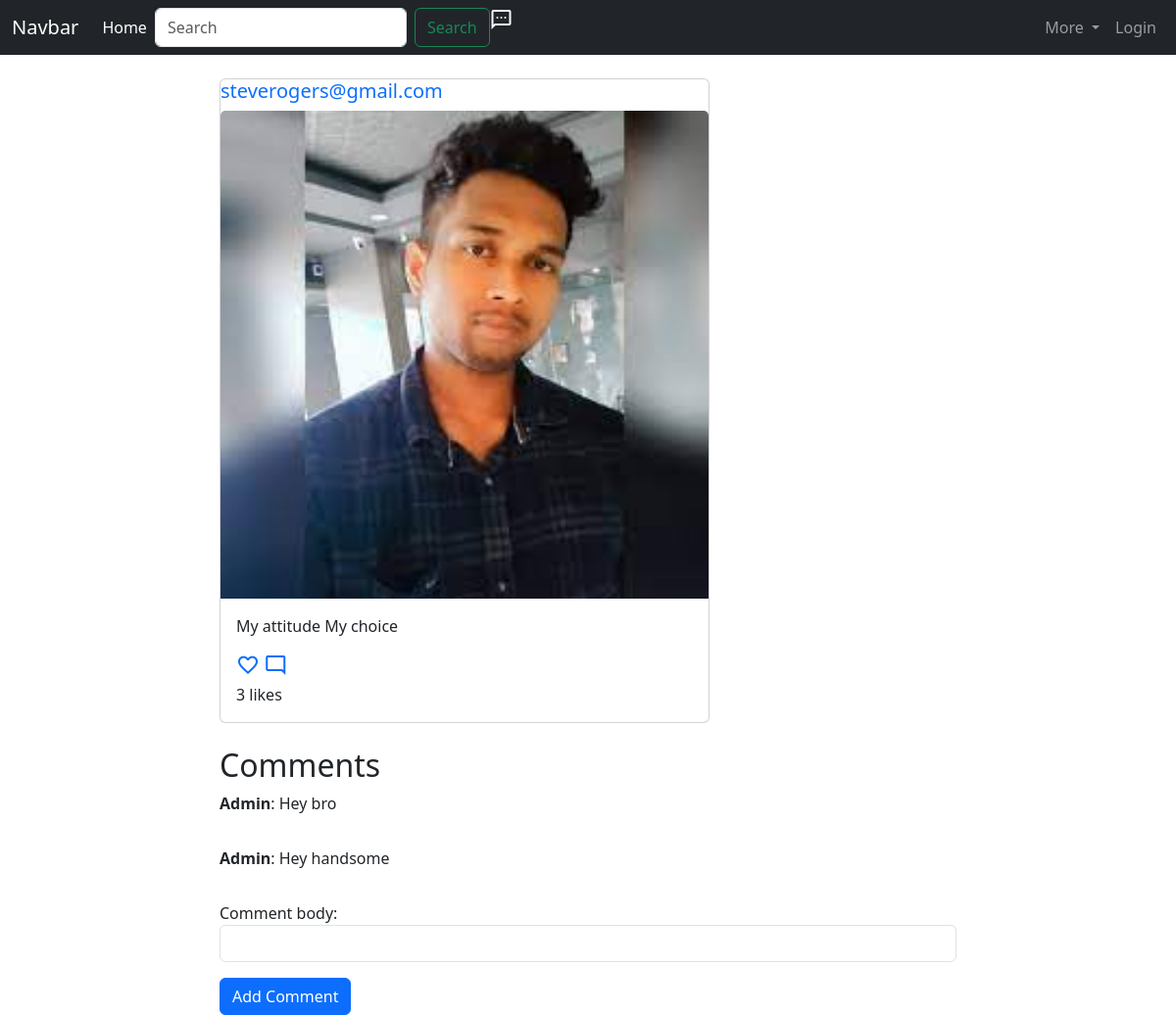
/post/1, run on the app's committed database.
### base/models.py (models this page shows, shortened)
class Post(models.Model):
    picture = models.ImageField(null=True, blank=True)
    posted_by = models.ForeignKey(CustomUser, on_delete=models.CASCADE, related_name='posts')
    caption = models.CharField(max_length=100, blank=True, null=True)
    created_at = models.DateTimeField(auto_now_add=True)
    no_of_likes = models.ManyToManyField(CustomUser, related_name="postlikes", blank=True)
    @property
    def ImageURL(self):
        try:
            url = self.picture.url
        except:
            url = ''
        return url

class CustomUser(AbstractUser):
    username = models.CharField(max_length=50, blank=True, null=True)
    email = models.EmailField(_("email address"), unique=True)
    profile_photo = models.ImageField(blank=True, null=True)
    bio = models.TextField(max_length=500, blank=True)
    USERNAME_FIELD = "email"
    REQUIRED_FIELDS = []
    objects = CustomUserManager()
    def __str__(self):
        return self.email

class Comment(models.Model):
    commenter = models.ForeignKey(CustomUser, on_delete=models.CASCADE, related_name='comments')
    post = models.ForeignKey(Post, on_delete=models.CASCADE, related_name='comments')
    comment_body = models.CharField(max_length=50, null=True, blank=True)
    created_at = models.DateTimeField(auto_now_add=True)

### base/views.py (the view)
# urls.py: path("post/<int:pk>",views.view_post, name="view_post"),
def view_post(request, pk):
    post = Post.objects.get(id=pk)
    user = request.user
    if request.method == 'POST':
        form = CommentForm(request.POST)
        if form.is_valid():
            comment = form.save(commit=False)
            comment.post = post
            comment.commenter = user
            comment.save()
            return redirect('view_post', pk=pk)
    else:
        form = CommentForm()
    return render(request, 'post.html', {'post':post, 'form':form })

### base/forms.py
class CommentForm(forms.ModelForm):
    class Meta:
        model = Comment
        fields = ('comment_body',)
        widgets = {
            'comment_body': forms.TextInput(attrs={'class': 'form-control'}),
        }

### base/templates/post.html (shortened to what this page needs)
{% extends 'base.html' %}
{% block content %}
{% if post %}
<div class="container">
  <div class="row">
    <div class="col-md-6">
      <div class="card mb-4" style="max-width: 500px">
        <h5 class="card-title">
          <a
            href="{% url 'user_profile' post.posted_by.id %}"
            style="text-decoration: none"
            >{{post.posted_by}}</a
          >
        </h5>
        <img
          src="{{ post.ImageURL }}"
          class="card-img-top"
          alt="Post Image"
          style="max-width: 100%; height: auto"
        />
        <div class="card-body">
          <p class="card-text">{{post.caption}}</p>
          <span class="material-symbols-outlined">
            <form id="likeForm{{ post.id }}" action="{% url 'like_post' post.id %}" method="POST">
              <a href="#" onclick="toggleLike(event, '{{ post.id }}');" data-post-id="{{ post.id }}" class="like-button">favorite</a>
            </form>
          </span>
          <span class="material-symbols-outlined">
            <a href="#">mode_comment</a> </span
          ><br />
          <p class="card-text">{{post.no_of_likes.count}} likes</p>
        </div>
      </div>
    </div>
    <h2>Comments</h2>
    {% for comment in post.comments.all %}
    <p>
      <strong>{{ comment.commenter.username }}</strong>: {{ comment.comment_body }}
    </p>
    {% empty %}
    <p>No comments yet.</p>
    {% endfor %}
    <form method="post" action="{% url 'view_post' post.id %}">
        {{ form.as_p }}
      <button type="submit" class="btn btn-primary">Add Comment</button>
    </form>
  </div>
</div>
{% endif %}
{% endblock %}

### static/css/index.css (style rules this page uses)
a { text-decoration: none; }
.container { max-width: 800px; }
.row>* { flex-shrink: 0; width: 100%; max-width: 100%; }

### data on the page
Post: posted_by "steverogers@gmail.com", ImageURL (picture), caption "My attitude My choice", no_of_likes.count "3"
Comment: commenter.username "Admin", comment_body "Hey bro"
Comment: commenter.username "Admin", comment_body "Hey handsome"
